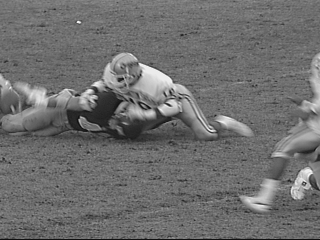
%> input picture football_Qvga.tif, 320 x 240 px
$ octave image_encode.m   (GNU Octave 9; MATLAB toolbox functions it lacks are replaced by stand-ins)
%> lines starting %> are read from the running program, lines starting %| are printed output that depends on the picture
### calc_dc_size.m
function [size] = calc_dc_size(dc_val)
%UNTITLED Summary of this function goes here
%   Detailed explanation goes here
if dc_val == 0
    size = 0;
elseif (dc_val == -1) || (dc_val == 1)
    size = 1;
elseif ((dc_val >= -3) && (dc_val <= -2)) || ((dc_val >= 2) && (dc_val <= 3))
    size = 2;
elseif ((dc_val >= -7) && (dc_val <= -4)) || ((dc_val >= 4) && (dc_val <= 7))
    size = 3;
elseif ((dc_val >= -15) && (dc_val <= -8)) || ((dc_val >= 8) && (dc_val <= 15))
    size = 4;
elseif ((dc_val >= -31) && (dc_val <= -16)) || ((dc_val >= 16) && (dc_val <= 31))
    size = 5;
elseif ((dc_val >= -63) && (dc_val <= -32)) || ((dc_val >= 32) && (dc_val <= 63))
    size = 6;
elseif ((dc_val >= -127) && (dc_val <= -64)) || ((dc_val >= 64) && (dc_val <= 127))
    size = 7;
elseif ((dc_val >= -255) && (dc_val <= -128)) || ((dc_val >= 128) && (dc_val <= 255))
    size = 8;
elseif ((dc_val >= -511) && (dc_val <= -256)) || ((dc_val >= 256) && (dc_val <= 511))
    size = 9;
elseif ((dc_val >= -1023) && (dc_val <= -512)) || ((dc_val >= 512) && (dc_val <= 1023))
    size = 10;
elseif ((dc_val >= -2047) && (dc_val <= -1024)) || ((dc_val >= 1024) && (dc_val <= 2047))
    size = 11;
end

end

### calc_dc_code.m
function [code] = calc_dc_code(dc_size)
%UNTITLED Summary of this function goes here
%   Detailed explanation goes here
if dc_size == 0
    code = [0,0];
elseif (dc_size == 1)
    code = [0,1,0];
elseif (dc_size == 2)
    code = [0,1,1];
elseif (dc_size == 3)
    code = [1,0,0];
elseif (dc_size == 4)
    code = [1,0,1];
elseif (dc_size == 5)
    code = [1,1,0];
elseif (dc_size == 6)
    code = [1,1,1,0];
elseif (dc_size == 7)
    code = [1,1,1,1,0];
elseif (dc_size == 8)
    code = [1,1,1,1,1,0];
elseif (dc_size == 9)
    code = [1,1,1,1,1,1,0];
elseif (dc_size == 10)
    code = [1,1,1,1,1,1,1,0];
elseif (dc_size == 11)
    code = [1,1,1,1,1,1,1,1,0];
end

end

### calc_dc_value.m
function [value] = calc_dc_value(dc_val)
%UNTITLED2 Summary of this function goes here
%   Detailed explanation goes here
%  dc_val = 12;
if (dc_val == 0)
    value = [];
elseif (dc_val > 0)
    value = decimalToBinaryVector(dc_val);
elseif (dc_val < 0)
    value = decimalToBinaryVector(-dc_val);
    ones = length(value);
    value = double(xor(value,ones));
end

end

### image_encode.m
%% Image Compression Algorithm
% FileName      : image_encode.m
% ReleaseDate   : 30.12.2022 05:16   PM
% LastUpdate    : 12.01.2023 10:15   AM
% Authors       : Mehmet Burak Aykenar, Abdulkadir Arslan
% Version       : 1.0.1
% Changes
% 1.0.0 : First release
% 1.0.1 : Add loop for checking if last AC value of each block is zero or not for observation
%       : Add (AC_component(t) == 0) check in case last component of a block is non-zero
%       : Change append function with [,] for string appending for older
%       MATLAB versions
%       : Change endianness from default to big-endian in fopen function

%% load image
clear all;
clc;

% this script works on 320x240 grayscale images
filename = 'football_Qvga.tif';
I = imread(filename);
%> I is the input picture: size 240x320 uint8; min 13, max 246, mean 110.7

%  I = imread('image.png');
%  I = rgb2gray(I);

I = imread('image2.png');
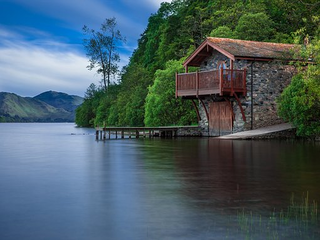
%> input picture image2.png, 320 x 240 px
%> I is the input picture: size 240x320x3 uint8; mean R, G, B 73.1, 93.3, 100.5
I = rgb2gray(I);
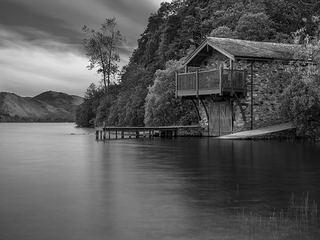
%> I: size 240x320 uint8; min 0, max 252, mean 88.1

imshow(I);

% load quantization table
load('QTable.mat');

%% create dct
I_dc_offset = cast(I,'int16');
% Subtract DC offset
I_dc_offset = I_dc_offset-128;
% take 8x8 DCT
I_dct = I_dc_offset;
for i = 1:8:233
    for j = 1:8:313
        I_dct(i:i+7,j:j+7) = dct2(I_dc_offset(i:i+7,j:j+7));
    end
end
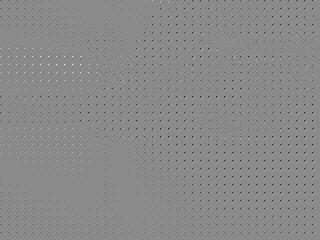
%> I_dct: size 240x320 int16; min -886, max 748, mean -5; drawn with min black and max white

%% Quantization
I_qntz = I_dct;
for i = 1:8:233
    for j = 1:8:313
        I_qntz(i:i+7,j:j+7) = round(I_dct(i:i+7,j:j+7)./cast(QT,'int16'));
    end
end

%% zigzag scanning
I_zz = zeros(1,320*240);
zz_count = 1;
for i = 1:8:233
    for j = 1:8:313
        I_zz(zz_count:zz_count+63) = zigzag(I_qntz(i:i+7,j:j+7));
        zz_count = zz_count+64;
    end
end
%> after the loop, zz_count = 76801


%% saf dc components burayı dene ve  sil

DC_componentx = zeros(1,320*240/64);
count = 1;
for tif=1:64:(length(I_zz) -63)
    DC_componentx(count) = I_zz(tif);
    count = count + 1;
end
%> this loop made 1200 passes
%> tif on passes 2 to 4: 65, 129, 193
%> after the loop, DC_componentx = 1200 values, max 47 at index 330, min -55 at index 718, mean -19.98; count = 1201


%% create DC indexes with DPCM

DC_component = zeros(1,320*240/64);
count = 1;
for tif=1:64:(length(I_zz) -63)
    DC_component(count) = I_zz(tif);
    count = count + 1;
end
%> after the loop, DC_component has the same summary as DC_componentx; count = 1201

% subtract DC values from each other to be able to store them with less bits
% stop at index 2 since the first DC component has no previous DC to
for i=length(DC_component):-1:2
    DC_component(i) = DC_component(i)-DC_component(i-1);
end
%> this loop made 1199 passes
%> i on passes 1 to 3: 1200, 1199, 1198
%> after the loop, DC_component = 1200 values, max 64 at index 641, min -45 at index 376, mean -0.0333

%calculate DC_size (SIZE,Value)
%Evaluate from how many bits DC values going to be consist of
DC_size = zeros(1,length(DC_component));
for i=1:length(DC_component)
    DC_size(i) = calc_dc_size(DC_component(i));
end
%> this loop made 1200 passes
%> size in calc_dc_size on passes 1 to 3: 5, 1, 3
%> after the loop, DC_size = 1200 values, max 7 at index 641, min 0 at index 29, mean 2.27

%calculate DC_code according to size of DC value(Code,Value)
DC_code = {};
for i=1:length(DC_component)
    DC_code{i} = calc_dc_code(DC_size(i));
end
%> this loop made 1200 passes
%> code in calc_dc_code on passes 1 to 3: [1 1 0], [0 1 0], [1 0 0]
%> after the loop, DC_code = 1200 items
%> the run ends on the next line

%calculate DC_value (Code,Value)
%Calculate bit representation for DC values
DC_value = {};
for i=1:length(DC_component)
    DC_value{i} = calc_dc_value(DC_component(i));
